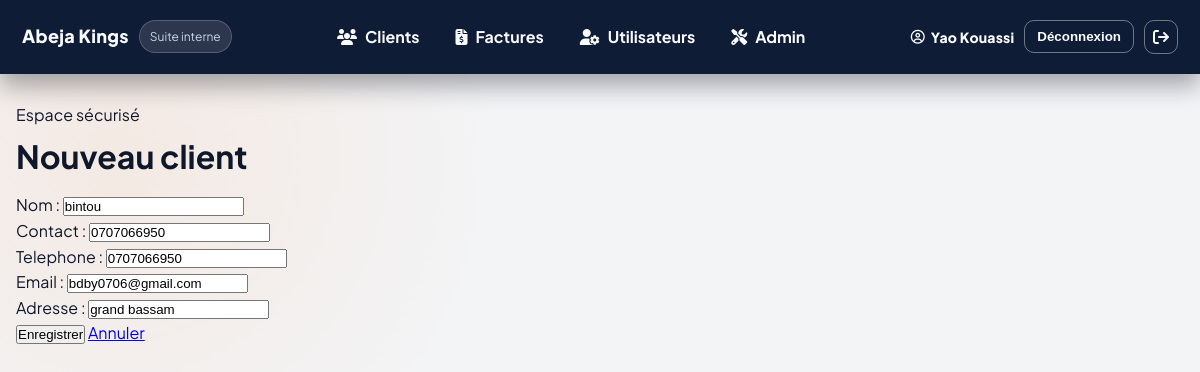
The page /clients/2/edit/ (signed in) on the database its author committed.
### core/models.py (models this page shows, shortened)
class Client(models.Model):
    nom = models.CharField(max_length=200)
    contact = models.CharField(max_length=200, blank=True)
    telephone = models.CharField(max_length=50, blank=True)
    email = models.EmailField(blank=True)
    adresse = models.CharField(max_length=300, blank=True)
    created_at = models.DateTimeField(auto_now_add=True)
    class Meta:
        verbose_name = "Client"
        verbose_name_plural = "Clients"

### core/views.py (the view, shortened to what this page needs)
# urls.py: path('clients/<int:pk>/edit/', views.ClientUpdateView.as_view(), name='client_edit'),
@method_decorator(login_required, name='dispatch')
class ClientUpdateView(View):
    def get(self, request, pk):
        client = get_object_or_404(Client, pk=pk)
        form = ClientForm(instance=client)
        return render(request, 'core/client_form.html', {'form': form, 'client': client})

### core/forms.py
class ClientForm(forms.ModelForm):
    class Meta:
        model = Client
        fields = ['nom', 'contact', 'telephone', 'email', 'adresse']

### core/templates/core/client_form.html (shortened to what this page needs)
{% extends 'core/base.html' %}
{% block title %}Nouveau client{% endblock %}
{% block content %}
<form method="post">
  {{ form.as_p }}
  <button class="primary" type="submit">Enregistrer</button>
  <a href="{% url 'core:clients' %}" class="secondary">Annuler</a>
</form>
{% endblock %}

### core/templates/core/base.html (shortened to what this page needs)
{% load static %}
<!doctype html>
<html lang="fr">
<head>
  <link rel="stylesheet" href="https://cdnjs.cloudflare.com/ajax/libs/font-awesome/6.5.2/css/all.min.css">
  <link rel="stylesheet" href="{% static 'css/style.css' %}">
</head>
<body class="ui-shell">
<header class="topbar">
  <div class="brand">
    <a href="{% url 'core:dashboard' %}" class="brand-mark">Abeja Kings</a>
    <span class="pill live-pill">Suite interne</span>
  </div>
  {% if request.user.is_authenticated %}
  <nav class="topnav">
    <a href="{% url 'core:clients' %}"><i class="fa-solid fa-users"></i><span>Clients</span></a>
    <a href="{% url 'core:factures' %}"><i class="fa-solid fa-file-invoice-dollar"></i><span>Factures</span></a>
    <a href="{% url 'core:users' %}"><i class="fa-solid fa-user-gear"></i><span>Utilisateurs</span></a>
    <a href="{% url 'admin:index' %}"><i class="fa-solid fa-screwdriver-wrench"></i><span>Admin</span></a>
  </nav>
  {% endif %}
  <div class="user-actions">
    {% if request.user.is_authenticated %}
      <span class="user-name"><i class="fa-regular fa-circle-user"></i> {{ request.user.get_full_name|default:request.user.username }}</span>
      <form id="logout-form" method="post" action="{% url 'logout' %}" class="logout-form">
        <button type="submit" class="ghost-btn">Déconnexion</button>
      </form>
      <a href="#" id="logout-link" class="ghost-link" aria-label="Se déconnecter"><i class="fa-solid fa-arrow-right-from-bracket"></i></a>
    {% else %}
      <a href="{% url 'login' %}" class="ghost-btn">Se connecter</a>
    {% endif %}
  </div>
</header>
<main class="page">
  <div class="page-header">
    <div>
      <p class="eyebrow">Espace sécurisé</p>
      <h1>{% block title %}{% endblock %}</h1>
    </div>
  </div>
  {% block content %}{% endblock %}
</main>
</body>
</html>

### static/css/style.css (style rules this page uses)
:root { --primary: #FF6B00; --primary-dark: #E55A00; --primary-light: #FF8C33; --secondary: #1A365D; --secondary-light: #2D4B8C; --accent: #2D3748; --light: #FFFFFF; --dark: #1A202C; --gray: #718096; --gray-light: #E2E8F0; --gray-lighter: #F7FAFC; --success: #38A169; --warning: #D69E2E; --danger: #E53E3E; --info: #3182CE; --shadow: 0 1px 3px rgba(0, 0, 0, 0.1); --shadow-md: 0 4px 6px rgba(0, 0, 0, 0.1); --shadow-lg: 0 10px 15px rgba(0, 0, 0, 0.1); --radius: 8px; --radius-lg: 12px; }
* { margin: 0; padding: 0; box-sizing: border-box; }
body { font-family: 'Inter', sans-serif; background: var(--gray-lighter); color: var(--dark); line-height: 1.6; min-height: 100vh; }
.user-name { display: block; font-weight: 600; font-size: 14px; color: var(--dark); }

### core/templates/core/base.html (style rules this page uses)
body { font-family: 'Plus Jakarta Sans', 'Inter', system-ui, -apple-system, sans-serif; background: #0f172a0d; color: #0f172a; }
.ui-shell { margin: 0; min-height: 100vh; background: radial-gradient(circle at 10% 20%, rgba(255,107,0,0.08), transparent 30%), #f3f4f6; }
.topbar { position: sticky; top: 0; z-index: 20; display: flex; align-items: center; justify-content: space-between; gap: 12px; padding: 14px 22px; background: #0f1c36 !important; color: #f8fafc !important; box-shadow: 0 12px 24px rgba(12,18,30,0.35); }
.brand { display: flex; align-items: center; gap: 10px; }
.brand-mark { color: #f8fafc; font-weight: 800; letter-spacing: .3px; text-decoration: none; font-size: 18px; }
.pill { display: inline-flex; align-items: center; gap: 6px; padding: 6px 10px; border-radius: 999px; font-size: 12px; }
.live-pill { background: rgba(255,255,255,0.12); color: #cbd5e1; border: 1px solid rgba(255,255,255,0.2); }
.topnav { display: flex; gap: 12px; flex-wrap: wrap; }
.topnav a, .topnav a:visited { color: #f8fafc !important; text-decoration: none; padding: 10px 12px; border-radius: 10px; display: inline-flex; gap: 8px; align-items: center; transition: background .2s ease, color .2s ease; font-weight: 700; }
.user-actions { display: inline-flex; align-items: center; gap: 10px; }
.user-name { color: #f8fafc; display: inline-flex; align-items: center; gap: 6px; font-weight: 800; letter-spacing: .2px; }
.ghost-btn, .ghost-link { background: transparent; color: #f8fafc !important; border: 1px solid rgba(255,255,255,0.4); padding: 8px 12px; border-radius: 10px; text-decoration: none; cursor: pointer; display: inline-flex; align-items: center; gap: 6px; font-weight: 800; }
.ghost-link { padding: 8px; }
.logout-form button { background: transparent; color: #f8fafc !important; border: 1px solid rgba(255,255,255,0.4); font-weight: 800; }
.page { max-width: 1200px; margin: 28px auto; padding: 0 16px 40px; }
.page-header { display: flex; align-items: flex-end; justify-content: space-between; margin-bottom: 10px; }
.page-header h1 { margin: 4px 0 0; }

### rows shown on the page
Client: nom "bintou", contact "0707066950", telephone "0707066950", email "bdby0706@gmail.com", adresse "grand bassam"

### other values the page prints
{{ request.user.get_full_name|default:request.user.username }} "Yao Kouassi"
